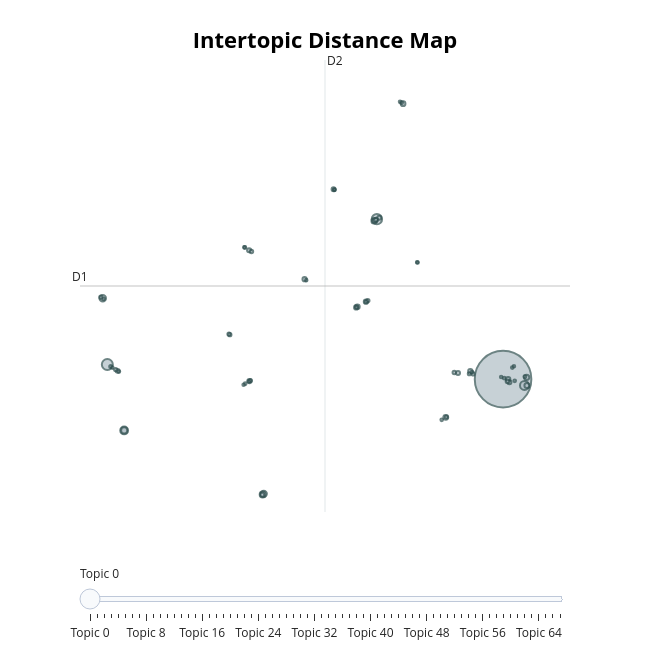

Here is the notebook cell this chart was saved with:
### Markdown cell above
## Section 7 — Visualizations

### Code cell
# Topic distance map (intertopic distance)
topic_model.visualize_topics()
